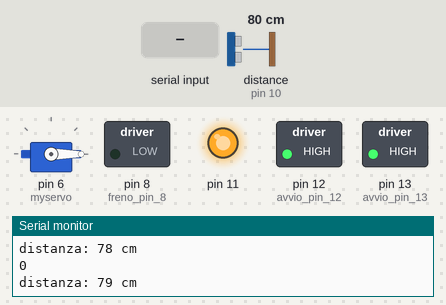
A sketch run on a simulated Arduino Uno, built with avr-gcc and run on an emulated ATmega328P. Shown: servo, switched loads named in the sketch (green lamp = pin HIGH), output pins drawn as LEDs (lit = HIGH), the last lines printed to the serial monitor. Wiring (inferred from the names in the program): ultrasonic range finder: trigger pin 9; echo pin 10. The test bench sets the inputs (shaded band); at power-on: distance to the obstacle (sensor on pin 10) 80 cm. The echo pulse lasts 58.3 µs per cm; random numbers use the default seed unless the sketch sets one; pins used as bus, display or sensor lines are not drawn.

Above: at 1.8 s.
1.9 s: distance to the obstacle (sensor on pin 10) set to 34 cm
3.4 s: distance to the obstacle (sensor on pin 10) set to 28 cm
At 4.8 s:
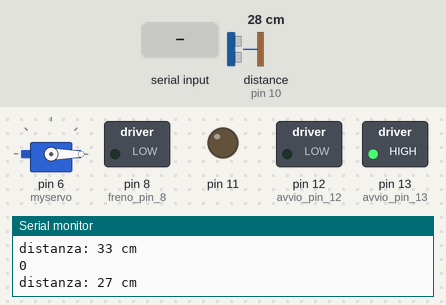
7.5 s: "H" received over Serial
At 8.9 s:
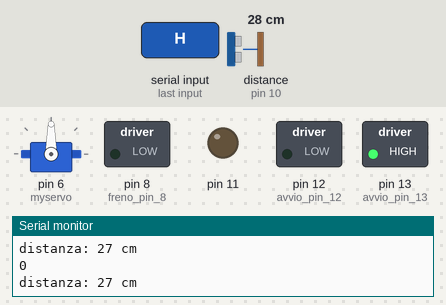
11.6 s: "L" received over Serial
At 12.6 s:
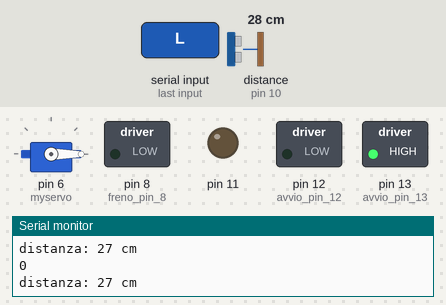
15.7 s: distance to the obstacle (sensor on pin 10) set to 35 cm
At 16.9 s:
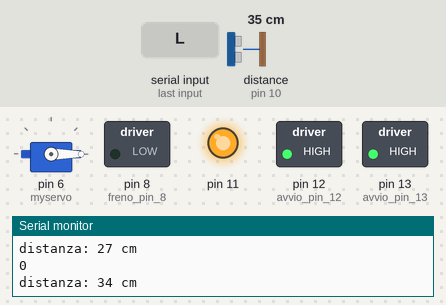
Timing chart, 0 to 18.7 s (numbered marks = the images above; inputs shaded):
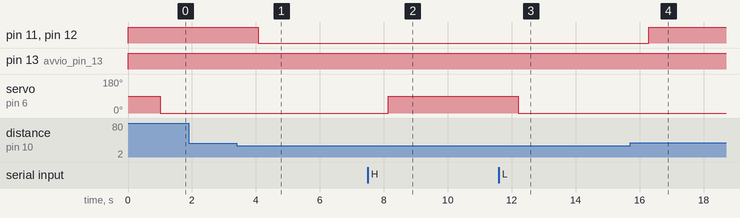

The sketch:

sketch_robot.ino
```cpp
#include <Servo.h>

#define echoPin 2 // Pin che riceve la pulsazione echo
#define trigPin 3 // Pin che riceve la pulsazione trig

Servo myservo;  //per controllare il servo motore

int potpin = 0;
int val;
int tweet = 0;
int incomingByte;
void(* Riavvia)(void) = 0;

const int triggerPort = 9;
const int echoPort = 10;

void setup() {

  Serial.begin(9600);

  //-------------------------controllo motori A e B------------------//
  pinMode(12, OUTPUT); //avvio pin 12
  pinMode(9, OUTPUT); //freno pin 9

  pinMode(13, OUTPUT); //avvio pin 13
  pinMode(8, OUTPUT);  //freno pin 8

  pinMode(echoPin, INPUT);// setto echopin come input
  pinMode(trigPin, OUTPUT);// setto trigger come output

  myservo.attach(6);  // pin di collegamento per il servo
}


void A_B() {
  digitalWrite(12, HIGH); //Establishes forward direction of Channel A
  digitalWrite(9, LOW);   //Disengage the Brake for Channel A
  analogWrite(3, 255);   //Spins the motor on Channel A at full speed

  digitalWrite(13, HIGH);  //Establishes backward direction of Channel B
  digitalWrite(8, LOW);   //Disengage the Brake for Channel B
  analogWrite(11, 255);    //Spins the motor on Channel B at half
}


int count = 0;
int randomico = 0;

  //-------------------------loop attivazione motori------------------//
void loop() {
  count++;
  if (count > 200) {
    count = 0;
    randomico = random(1);
  }
  if (randomico == 0) {
    A_B();
  }

  Serial.println(randomico);

  //-------------------------sensore di prossimità------------------//
  digitalWrite( triggerPort, LOW );
  digitalWrite( triggerPort, HIGH );
  delayMicroseconds( 10 );
  digitalWrite( triggerPort, LOW );

  long durata = pulseIn( echoPort, HIGH );
  long distanza = 0.034 * durata / 2;

  Serial.print("distanza: ");

  if ( durata > 38000 ) {
    Serial.println("Fuori portata   ");//dopo 38ms è fuori dalla portata del sensore
  }
  else {
    Serial.print(distanza);
    Serial.println(" cm     ");
  }

  if (distanza < 30) {     //invertire i motori a distanza minore di 30cm
    digitalWrite(9, LOW);
    analogWrite(3, 0);
    digitalWrite(8, LOW);
    analogWrite(11, 0);

    digitalWrite(12, LOW);
    digitalWrite(9, LOW);
    analogWrite(3, 255);
  }


  delay(1000);


  //-------------------------controllo servo tramite collegamento a processing------------------//
  if (Serial.available() > 0) {
    incomingByte = Serial.read();
    if (incomingByte == 'H') {
      tweet = 1;
    }
    if (incomingByte == 'L') {
      tweet = 0;
    }
  }

  if (tweet == 0) {
    // tweet
    myservo.write(0);
  }
  if (tweet == 1) {
    // No tweet
    myservo.write(90);
  }

  delay(15);

}
```

Measured:
- the behaviour switches between 31 and 30 cm on distance to the obstacle (sensor on pin 10) (found by bisection; images 0 and 1)
- after the input at 3.4 s, pin 11, pin 12 (avvio_pin_12): HIGH → LOW after 0.68 s
- after the input at 7.5 s, servo on pin 6 (myservo): 0° → 90° after 0.63 s
- after the input at 11.6 s, servo on pin 6 (myservo): 90° → 0° after 0.60 s
- after the input at 15.7 s, pin 11, pin 12 (avvio_pin_12): LOW → HIGH after 0.59 s
